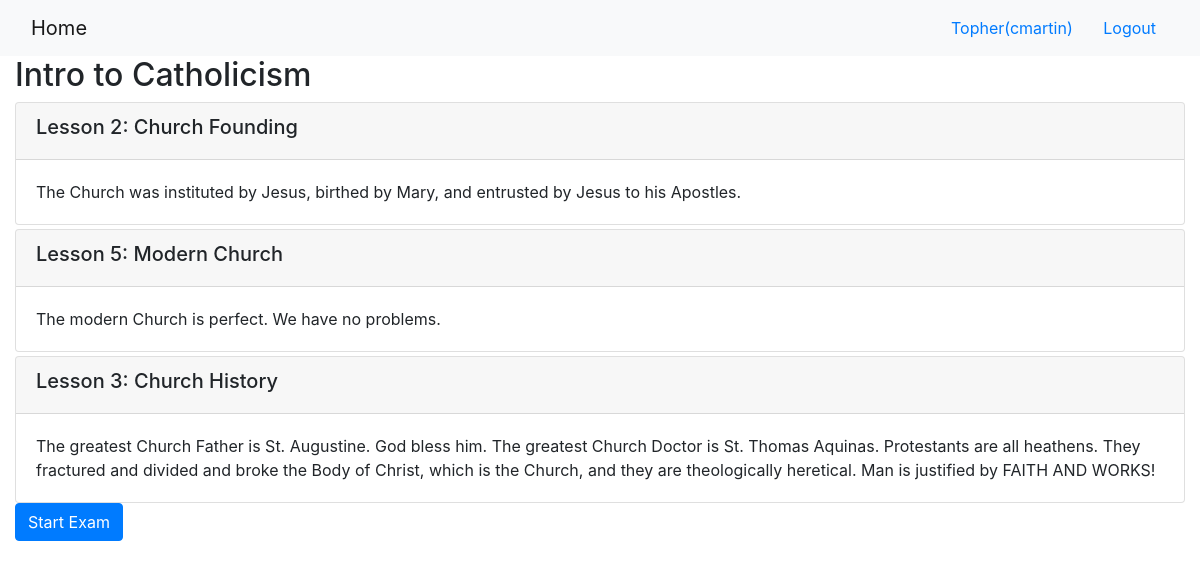
/onlinecourse/1/ (signed in), run on the app's committed database.
### onlinecourse/models.py (models this page shows, shortened)
class Course(models.Model):
    name = models.CharField(null=False, max_length=30, default='online course')
    image = models.ImageField(upload_to='course_images/')
    description = models.CharField(max_length=1000)
    pub_date = models.DateField(null=True)
    instructors = models.ManyToManyField(Instructor)
    users = models.ManyToManyField(settings.AUTH_USER_MODEL, through='Enrollment')
    total_enrollment = models.IntegerField(default=0)
    is_enrolled = False

class Lesson(models.Model):
    title = models.CharField(max_length=200, default="title")
    order = models.IntegerField(default=0)
    course = models.ForeignKey(Course, on_delete=models.CASCADE)
    content = models.TextField()

### onlinecourse/views.py (the view)
# urls.py: path('<int:pk>/', views.CourseDetailView.as_view(), name='course_details'),
class CourseDetailView(generic.DetailView):
    model = Course
    template_name = 'onlinecourse/course_detail_bootstrap.html'

### onlinecourse/templates/onlinecourse/course_detail_bootstrap.html (shortened to what this page needs)
<!DOCTYPE html>
<html lang="en">
<head>
     {% load static %}
    <link rel="stylesheet" href="https://maxcdn.bootstrapcdn.com/bootstrap/4.5.2/css/bootstrap.min.css">
</head>
<body>
    <nav class="navbar navbar-light bg-light">
        <div class="container-fluid">
            <div class="navbar-header">
                  <a class="navbar-brand" href="{% url 'onlinecourse:index' %}">Home</a>
            </div>
            <ul class="nav navbar-nav navbar-right">
                {% if user.is_authenticated %}
                <li>
                    <a class="btn btn-link" href="#">{{ user.first_name }}({{ user.username }})</a>
                    <a class="btn btn-link" href="{% url 'onlinecourse:logout' %}">Logout</a>
                </li>
                {% endif %}
            </ul>
        </div>
    </nav>
    <div class="container-fluid">
        <h2>{{ course.name }}</h2>
        <div class="card-columns-vertical">
            {% for lesson in course.lesson_set.all %}
                <div class="card mt-1">
                    <div class="card-header"><h5>Lesson {{lesson.order|add:1}}: {{lesson.title}}</h5></div>
                    <div class="card-body">{{lesson.content}}</div>
                </div>
            {% endfor %}
        </div>
        {% if user.is_authenticated %}
            <button data-toggle="collapse" data-target="#exam" class="btn btn-primary">Start Exam</button>
        {% endif %}
    </div>
</body>
</html>

### data on the page
Course: name "Intro to Catholicism"
Lesson: order|add "2", title "Church Founding", content "The Church was instituted by Jesus, birthed by Mary, and entrusted by Jesus to his Apostles."
Lesson: order|add "5", title "Modern Church", content "The modern Church is perfect. We have no problems."
Lesson: order|add "3", title "Church History", content "The greatest Church Father is St. Augustine. God bless him. The greatest Church Doctor is St. Thomas Aquinas. Protestants are all heathens. They fractured and divided and broke the Body of Christ, which is the Church, and they are theologically heretical. Man is justified by FAITH AND WORKS!"

### other printed values
{{ user.first_name }} "Topher"
{{ user.username }} "cmartin"
